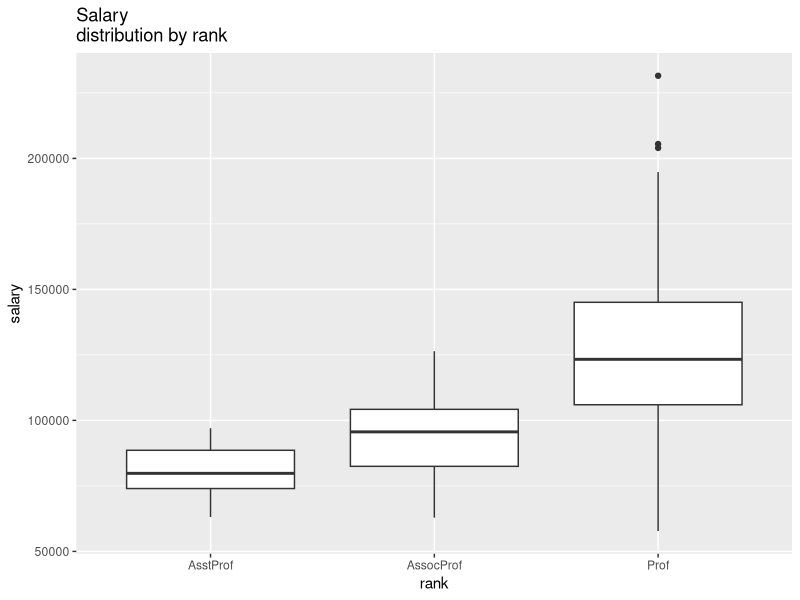

Here is the R script that generated this plot:
library(ggplot2)
library(carData)
data(Salaries, package="carData")
ggplot(Salaries, aes(x = rank, y = salary)) + geom_boxplot() + labs(title = "Salary
distribution by rank")

